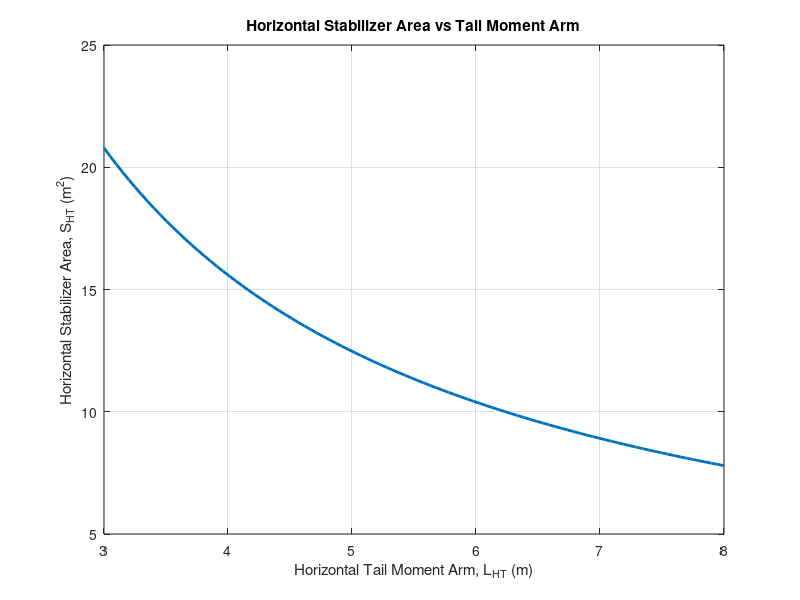
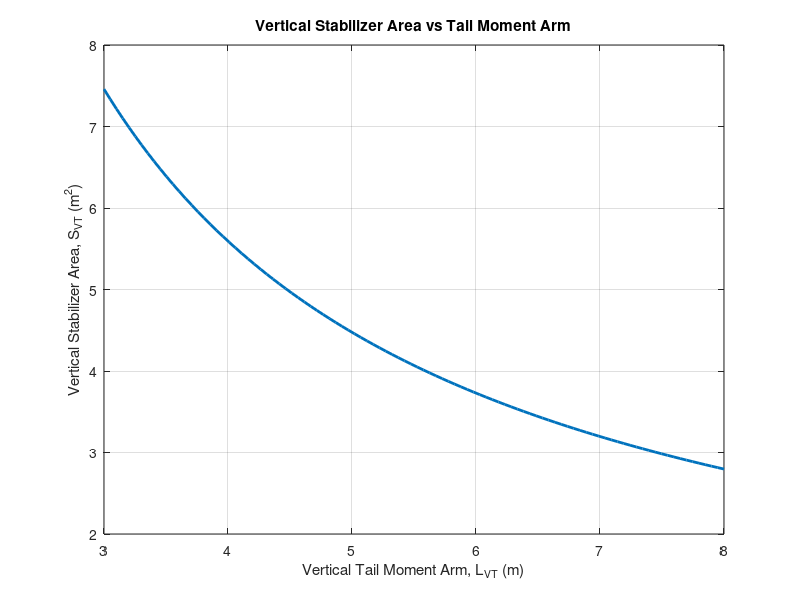
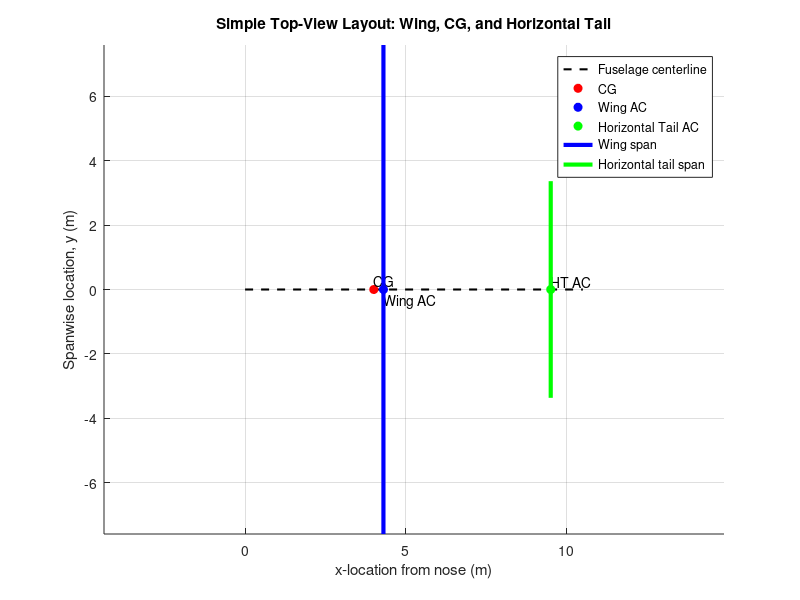

Source code (MATLAB) for these figures, in order:
%% Stability and Control Tail Sizing
% Objective:
% Size the horizontal and vertical stabilizers using the tail volume
% coefficient method.
%
% Given:
% Wing area, S = 36.8 m^2
% Wing span, b = 15.2 m
% Aircraft CG is approximately 4 m from the nose
%
% Method:
% Horizontal Tail Volume Coefficient:
%   C_HT = (S_HT * L_HT) / (S_wing * c_bar)
%
% Vertical Tail Volume Coefficient:
%   C_VT = (S_VT * L_VT) / (S_wing * b)
%
% Rearranged:
%   S_HT = (C_HT * S_wing * c_bar) / L_HT
%   S_VT = (C_VT * S_wing * b) / L_VT
%
% Assumptions:
% 1. Aircraft has a conventional tail.
% 2. Tail aerodynamic centers are assumed to be at the quarter-chord
%    points of the horizontal and vertical stabilizers.
% 3. Wing aerodynamic center is assumed to be at the quarter-chord of
%    the mean aerodynamic chord.
% 4. Tail moment arms are measured from aircraft CG to tail aerodynamic
%    centers.
% 5. Tail volume coefficients are initial sizing estimates and should be
%    refined later with static margin, trim, elevator/rudder authority,
%    and dynamic stability checks.
% 6. All dimensions are in SI units.

clc; clear; close all

%% Given Wing Geometry

S_wing = 36.8;      % Wing reference area, m^2
b_wing = 15.2;      % Wing span, m

AR_wing = b_wing^2 / S_wing;     % Wing aspect ratio
c_bar = S_wing / b_wing;         % Approximate mean aerodynamic chord, m

fprintf('Wing Geometry:\n')
fprintf('Wing area, S = %.2f m^2\n', S_wing)
fprintf('Wing span, b = %.2f m\n', b_wing)
fprintf('Wing aspect ratio, AR = %.2f\n', AR_wing)
fprintf('Mean aerodynamic chord, c_bar = %.2f m\n\n', c_bar)

%% Longitudinal Locations

x_nose = 0;             % Nose reference location, m
x_CG = 4.0;             % CG location from nose, m

% Assumed aircraft geometry
% Change these once CAD or layout dimensions are known
x_wing_AC = 4.3;        % Wing aerodynamic center from nose, m
x_HT_AC = 9.5;          % Horizontal tail aerodynamic center from nose, m
x_VT_AC = 9.3;          % Vertical tail aerodynamic center from nose, m

% Moment arms from CG to aerodynamic centers
l_wing_to_CG = x_CG - x_wing_AC;     % Positive if CG is aft of wing AC
L_HT = x_HT_AC - x_CG;               % Horizontal tail moment arm, m
L_VT = x_VT_AC - x_CG;               % Vertical tail moment arm, m

fprintf('Longitudinal Locations:\n')
fprintf('CG location from nose = %.2f m\n', x_CG)
fprintf('Wing AC location from nose = %.2f m\n', x_wing_AC)
fprintf('Horizontal tail AC location from nose = %.2f m\n', x_HT_AC)
fprintf('Vertical tail AC location from nose = %.2f m\n', x_VT_AC)
fprintf('Wing AC to CG distance = %.2f m\n', l_wing_to_CG)
fprintf('Horizontal tail moment arm, L_HT = %.2f m\n', L_HT)
fprintf('Vertical tail moment arm, L_VT = %.2f m\n\n', L_VT)

%% Tail Volume Coefficients

% Typical initial values from conceptual aircraft design methods.
% These should be changed depending on aircraft type.
%
% C_HT typical range:
%   Sailplane: ~0.5
%   General aviation: ~0.7
%   Jet transport: ~1.0
%
% C_VT typical range:
%   General aviation: ~0.04
%   Jet transport: ~0.08
%   Fighter: ~0.09

C_HT = 0.70;        % Horizontal tail volume coefficient
C_VT = 0.04;        % Vertical tail volume coefficient

fprintf('Tail Volume Coefficients:\n')
fprintf('Horizontal tail volume coefficient, C_HT = %.3f\n', C_HT)
fprintf('Vertical tail volume coefficient, C_VT = %.3f\n\n', C_VT)

%% Tail Area Sizing

S_HT = (C_HT * S_wing * c_bar) / L_HT;       % Horizontal tail area, m^2
S_VT = (C_VT * S_wing * b_wing) / L_VT;      % Vertical tail area, m^2

fprintf('Initial Tail Sizing Results:\n')
fprintf('Horizontal stabilizer area, S_HT = %.2f m^2\n', S_HT)
fprintf('Vertical stabilizer area, S_VT = %.2f m^2\n\n', S_VT)

fprintf('Area Ratios:\n')
fprintf('S_HT / S_wing = %.3f\n', S_HT / S_wing)
fprintf('S_VT / S_wing = %.3f\n\n', S_VT / S_wing)

%% Tail Planform Assumptions

% Horizontal stabilizer assumptions
AR_HT = 4.0;           % Horizontal tail aspect ratio
lambda_HT = 0.45;      % Horizontal tail taper ratio
sweep_HT_deg = 5;      % Horizontal tail quarter-chord sweep, deg

% Vertical stabilizer assumptions
AR_VT = 1.6;           % Vertical tail aspect ratio
lambda_VT = 0.50;      % Vertical tail taper ratio
sweep_VT_deg = 25;     % Vertical tail quarter-chord sweep, deg

%% Horizontal Tail Planform

b_HT = sqrt(AR_HT * S_HT);                         % Horizontal tail span, m
c_root_HT = 2 * S_HT / (b_HT * (1 + lambda_HT));   % Root chord, m
c_tip_HT = lambda_HT * c_root_HT;                  % Tip chord, m
MAC_HT = (2/3) * c_root_HT * ...
    ((1 + lambda_HT + lambda_HT^2) / (1 + lambda_HT));

fprintf('Horizontal Tail Planform:\n')
fprintf('Horizontal tail aspect ratio, AR_HT = %.2f\n', AR_HT)
fprintf('Horizontal tail span, b_HT = %.2f m\n', b_HT)
fprintf('Horizontal tail root chord = %.2f m\n', c_root_HT)
fprintf('Horizontal tail tip chord = %.2f m\n', c_tip_HT)
fprintf('Horizontal tail MAC = %.2f m\n', MAC_HT)
fprintf('Horizontal tail sweep = %.2f deg\n\n', sweep_HT_deg)

%% Vertical Tail Planform

% For vertical tail:
% AR_VT = h_VT^2 / S_VT
% where h_VT is vertical tail height.

h_VT = sqrt(AR_VT * S_VT);                         % Vertical tail height, m
c_root_VT = 2 * S_VT / (h_VT * (1 + lambda_VT));   % Root chord, m
c_tip_VT = lambda_VT * c_root_VT;                  % Tip chord, m
MAC_VT = (2/3) * c_root_VT * ...
    ((1 + lambda_VT + lambda_VT^2) / (1 + lambda_VT));

fprintf('Vertical Tail Planform:\n')
fprintf('Vertical tail aspect ratio, AR_VT = %.2f\n', AR_VT)
fprintf('Vertical tail height, h_VT = %.2f m\n', h_VT)
fprintf('Vertical tail root chord = %.2f m\n', c_root_VT)
fprintf('Vertical tail tip chord = %.2f m\n', c_tip_VT)
fprintf('Vertical tail MAC = %.2f m\n', MAC_VT)
fprintf('Vertical tail sweep = %.2f deg\n\n', sweep_VT_deg)

%% Static Margin Estimate

% This is a simple placeholder estimate.
% A real static margin calculation requires lift curve slopes,
% downwash gradient, tail efficiency, and exact CG/AC locations.

static_margin_target = 0.10;       % 10 percent MAC, typical starting target
SM_m = static_margin_target * c_bar;

x_NP_target = x_CG + SM_m;         % Desired neutral point location

fprintf('Simple Static Margin Target:\n')
fprintf('Target static margin = %.1f percent MAC\n', static_margin_target * 100)
fprintf('Target static margin distance = %.2f m\n', SM_m)
fprintf('Approximate target neutral point location = %.2f m from nose\n\n', x_NP_target)

%% Elevator and Rudder Initial Sizing

% Typical initial control surface ratios.
% These should be refined using trim and control authority analysis.

elevator_chord_ratio = 0.30;       % Elevator chord / horizontal tail chord
rudder_chord_ratio = 0.35;         % Rudder chord / vertical tail chord

S_elevator = elevator_chord_ratio * S_HT;
S_rudder = rudder_chord_ratio * S_VT;

fprintf('Initial Control Surface Sizing:\n')
fprintf('Elevator area estimate = %.2f m^2\n', S_elevator)
fprintf('Rudder area estimate = %.2f m^2\n\n', S_rudder)

%% Plot Tail Size Sensitivity to Tail Arm

L_HT_range = linspace(3.0, 8.0, 100);
L_VT_range = linspace(3.0, 8.0, 100);

S_HT_range = (C_HT * S_wing * c_bar) ./ L_HT_range;
S_VT_range = (C_VT * S_wing * b_wing) ./ L_VT_range;

figure
plot(L_HT_range, S_HT_range, 'LineWidth', 2)
grid on
xlabel('Horizontal Tail Moment Arm, L_{HT} (m)')
ylabel('Horizontal Stabilizer Area, S_{HT} (m^2)')
title('Horizontal Stabilizer Area vs Tail Moment Arm')

figure
plot(L_VT_range, S_VT_range, 'LineWidth', 2)
grid on
xlabel('Vertical Tail Moment Arm, L_{VT} (m)')
ylabel('Vertical Stabilizer Area, S_{VT} (m^2)')
title('Vertical Stabilizer Area vs Tail Moment Arm')

%% Simple Top-View Tail Layout Plot

figure
hold on
grid on
axis equal

% Fuselage centerline
plot([0, 10.5], [0, 0], 'k--', 'LineWidth', 1.5)

% CG
plot(x_CG, 0, 'ro', 'MarkerFaceColor', 'r')
text(x_CG, 0.25, 'CG')

% Wing AC
plot(x_wing_AC, 0, 'bo', 'MarkerFaceColor', 'b')
text(x_wing_AC, -0.35, 'Wing AC')

% Horizontal tail AC
plot(x_HT_AC, 0, 'go', 'MarkerFaceColor', 'g')
text(x_HT_AC, 0.25, 'HT AC')

% Approximate wing
wing_y = [-b_wing/2, b_wing/2];
plot([x_wing_AC, x_wing_AC], wing_y, 'b', 'LineWidth', 3)

% Approximate horizontal tail
HT_y = [-b_HT/2, b_HT/2];
plot([x_HT_AC, x_HT_AC], HT_y, 'g', 'LineWidth', 3)

xlabel('x-location from nose (m)')
ylabel('Spanwise location, y (m)')
title('Simple Top-View Layout: Wing, CG, and Horizontal Tail')
legend('Fuselage centerline', 'CG', 'Wing AC', 'Horizontal Tail AC', ...
    'Wing span', 'Horizontal tail span', 'Location', 'best')

%% Summary

fprintf('SUMMARY:\n')
fprintf('Using S = %.2f m^2 and b = %.2f m:\n', S_wing, b_wing)
fprintf('Required horizontal stabilizer area = %.2f m^2\n', S_HT)
fprintf('Required vertical stabilizer area = %.2f m^2\n', S_VT)
fprintf('Horizontal tail span estimate = %.2f m\n', b_HT)
fprintf('Vertical tail height estimate = %.2f m\n', h_VT)
fprintf('Distance from wing AC to CG = %.2f m\n', l_wing_to_CG)
fprintf('Distance from CG to horizontal tail AC = %.2f m\n', L_HT)
fprintf('Distance from CG to vertical tail AC = %.2f m\n', L_VT)
